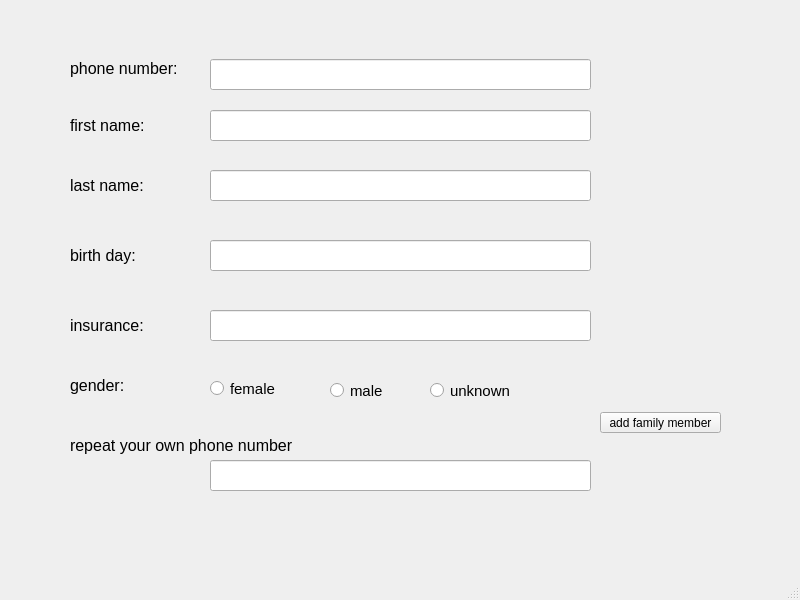
<?xml version="1.0" encoding="UTF-8"?>
<ui version="4.0">
 <class>add_family_member_window</class>
 <widget class="QMainWindow" name="add_family_member_window">
  <property name="geometry">
   <rect>
    <x>0</x>
    <y>0</y>
    <width>800</width>
    <height>600</height>
   </rect>
  </property>
  <property name="windowTitle">
   <string>MainWindow</string>
  </property>
  <widget class="QWidget" name="centralwidget">
   <widget class="QLabel" name="label">
    <property name="geometry">
     <rect>
      <x>70</x>
      <y>53</y>
      <width>111</width>
      <height>31</height>
     </rect>
    </property>
    <property name="font">
     <font>
      <pointsize>12</pointsize>
     </font>
    </property>
    <property name="text">
     <string>phone number:</string>
    </property>
   </widget>
   <widget class="QLabel" name="label_2">
    <property name="geometry">
     <rect>
      <x>70</x>
      <y>110</y>
      <width>111</width>
      <height>31</height>
     </rect>
    </property>
    <property name="font">
     <font>
      <pointsize>12</pointsize>
     </font>
    </property>
    <property name="text">
     <string>first name:</string>
    </property>
   </widget>
   <widget class="QLabel" name="label_3">
    <property name="geometry">
     <rect>
      <x>70</x>
      <y>170</y>
      <width>111</width>
      <height>31</height>
     </rect>
    </property>
    <property name="font">
     <font>
      <pointsize>12</pointsize>
     </font>
    </property>
    <property name="text">
     <string>last name:</string>
    </property>
   </widget>
   <widget class="QLabel" name="label_4">
    <property name="geometry">
     <rect>
      <x>70</x>
      <y>240</y>
      <width>111</width>
      <height>31</height>
     </rect>
    </property>
    <property name="font">
     <font>
      <pointsize>12</pointsize>
     </font>
    </property>
    <property name="text">
     <string>birth day:</string>
    </property>
   </widget>
   <widget class="QLabel" name="label_7">
    <property name="geometry">
     <rect>
      <x>70</x>
      <y>310</y>
      <width>111</width>
      <height>31</height>
     </rect>
    </property>
    <property name="font">
     <font>
      <pointsize>12</pointsize>
     </font>
    </property>
    <property name="text">
     <string>insurance:</string>
    </property>
   </widget>
   <widget class="QLineEdit" name="family_phone_number">
    <property name="geometry">
     <rect>
      <x>210</x>
      <y>59</y>
      <width>381</width>
      <height>31</height>
     </rect>
    </property>
   </widget>
   <widget class="QLineEdit" name="first_name_input">
    <property name="geometry">
     <rect>
      <x>210</x>
      <y>110</y>
      <width>381</width>
      <height>31</height>
     </rect>
    </property>
   </widget>
   <widget class="QLineEdit" name="last_name_input">
    <property name="geometry">
     <rect>
      <x>210</x>
      <y>170</y>
      <width>381</width>
      <height>31</height>
     </rect>
    </property>
   </widget>
   <widget class="QLineEdit" name="bith_day_input">
    <property name="geometry">
     <rect>
      <x>210</x>
      <y>240</y>
      <width>381</width>
      <height>31</height>
     </rect>
    </property>
   </widget>
   <widget class="QLineEdit" name="insurance_input">
    <property name="geometry">
     <rect>
      <x>210</x>
      <y>310</y>
      <width>381</width>
      <height>31</height>
     </rect>
    </property>
   </widget>
   <widget class="QLabel" name="label_6">
    <property name="geometry">
     <rect>
      <x>70</x>
      <y>370</y>
      <width>111</width>
      <height>31</height>
     </rect>
    </property>
    <property name="font">
     <font>
      <pointsize>12</pointsize>
     </font>
    </property>
    <property name="text">
     <string>gender:</string>
    </property>
   </widget>
   <widget class="QRadioButton" name="unknown_btn">
    <property name="geometry">
     <rect>
      <x>430</x>
      <y>380</y>
      <width>81</width>
      <height>21</height>
     </rect>
    </property>
    <property name="font">
     <font>
      <pointsize>11</pointsize>
     </font>
    </property>
    <property name="text">
     <string>unknown</string>
    </property>
   </widget>
   <widget class="QRadioButton" name="female_btn">
    <property name="geometry">
     <rect>
      <x>210</x>
      <y>380</y>
      <width>82</width>
      <height>17</height>
     </rect>
    </property>
    <property name="font">
     <font>
      <pointsize>11</pointsize>
     </font>
    </property>
    <property name="text">
     <string>female</string>
    </property>
   </widget>
   <widget class="QRadioButton" name="male_btn">
    <property name="geometry">
     <rect>
      <x>330</x>
      <y>380</y>
      <width>82</width>
      <height>21</height>
     </rect>
    </property>
    <property name="font">
     <font>
      <pointsize>11</pointsize>
     </font>
    </property>
    <property name="text">
     <string>male</string>
    </property>
   </widget>
   <widget class="QPushButton" name="add_family_btn">
    <property name="geometry">
     <rect>
      <x>600</x>
      <y>412</y>
      <width>121</width>
      <height>21</height>
     </rect>
    </property>
    <property name="text">
     <string>add family member</string>
    </property>
   </widget>
   <widget class="QLabel" name="label_5">
    <property name="geometry">
     <rect>
      <x>70</x>
      <y>430</y>
      <width>241</width>
      <height>31</height>
     </rect>
    </property>
    <property name="font">
     <font>
      <pointsize>12</pointsize>
     </font>
    </property>
    <property name="text">
     <string>repeat your own phone number</string>
    </property>
   </widget>
   <widget class="QLineEdit" name="user_phone_number">
    <property name="geometry">
     <rect>
      <x>210</x>
      <y>460</y>
      <width>381</width>
      <height>31</height>
     </rect>
    </property>
   </widget>
  </widget>
  <widget class="QMenuBar" name="menubar">
   <property name="geometry">
    <rect>
     <x>0</x>
     <y>0</y>
     <width>800</width>
     <height>21</height>
    </rect>
   </property>
  </widget>
  <widget class="QStatusBar" name="statusbar"/>
 </widget>
 <resources/>
 <connections/>
</ui>
